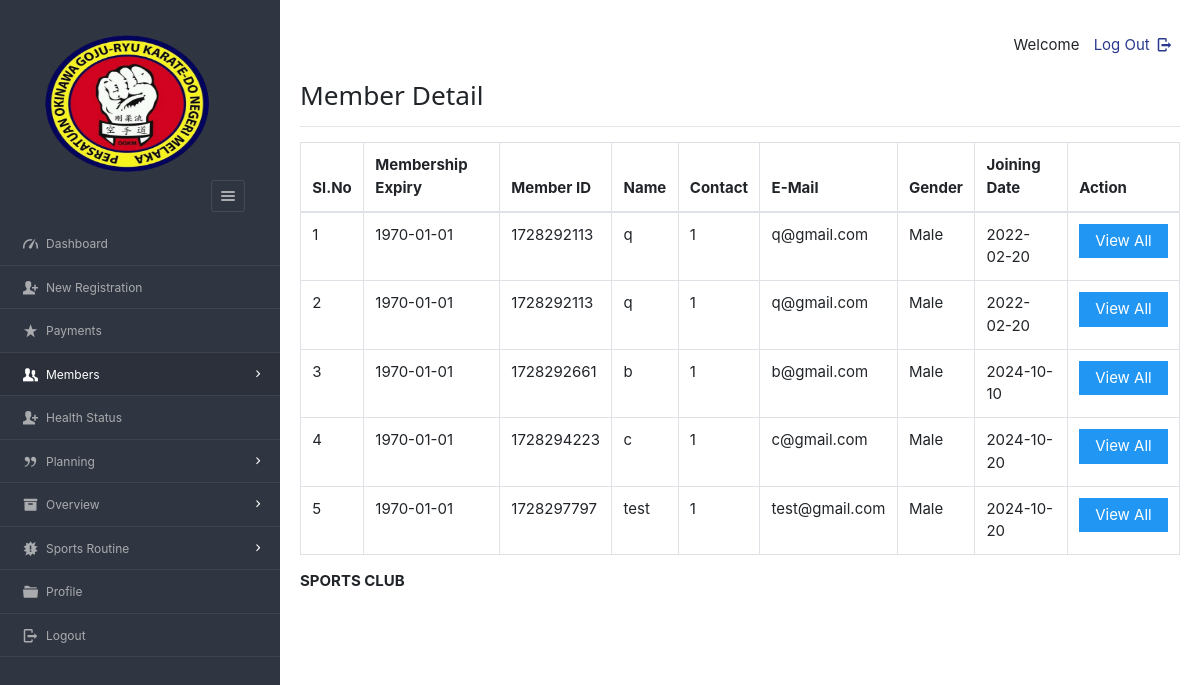
The app's page /dashboard/admin/table_view.php (signed in), older data.
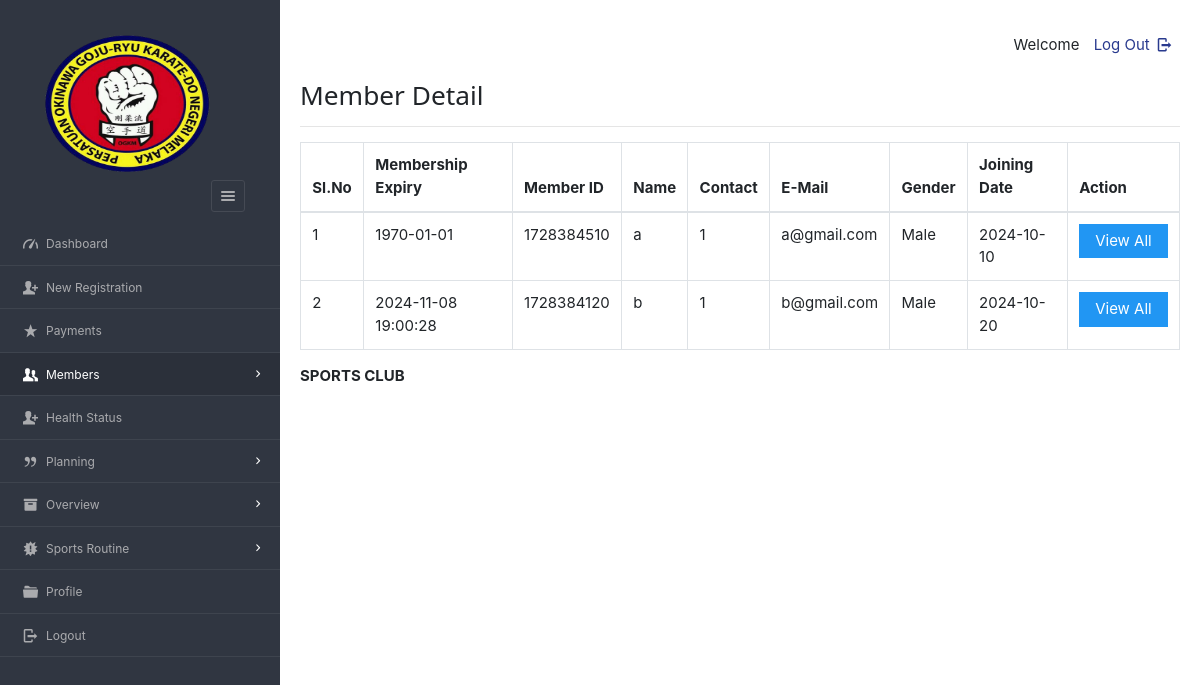
The same page, newer data.
### tables this page shows
CREATE TABLE `enrolls_to` (
  `et_id` int(100) NOT NULL,
  `planid` varchar(8) NOT NULL,
  `userid` varchar(20) NOT NULL,
  `paid_date` varchar(40) NOT NULL,
  `expire` varchar(40) NOT NULL,
  `hasPaid` varchar(5) NOT NULL DEFAULT 'no'
);

CREATE TABLE `users` (
  `userid` varchar(20) NOT NULL,
  `pass_key` varchar(100) NOT NULL,
  `imageid` varchar(200) NOT NULL,
  `username` varchar(40) NOT NULL,
  `fullName` varchar(100) NOT NULL,
  `gender` varchar(8) NOT NULL,
  `mobile` varchar(20) NOT NULL,
  `email` varchar(200) NOT NULL,
  `dob` varchar(10) NOT NULL,
  `joining_date` varchar(10) NOT NULL
);

### dashboard/admin/table_view.php (the view, shortened to what this page needs)
<?php
require '../../include/db_conn.php';
?>
<!DOCTYPE html>
<html lang="en">
<head>
	<link rel="stylesheet" href="../../css/style.css"  id="style-resource-5">
    <link rel="stylesheet" href="../../css/dashMain.css">
    <link rel="stylesheet" type="text/css" href="../../css/entypo.css">
	<link href="a1style.css" rel="stylesheet" type="text/css">
	<link rel="stylesheet" href="../../css/bootstrap.min.css">
</head>
    <body class="page-body  page-fade" onload="collapseSidebar()">
    	<div class="page-container sidebar-collapsed" id="navbarcollapse">
		<div class="sidebar-menu">
			<header class="logo-env">
					<div class="sidebar-collapse" onclick="collapseSidebar()">
				<a href="#" class="sidebar-collapse-icon with-animation">
					<i class="entypo-menu"></i>
				</a>
			</div>
			</header>
    		<?php include('nav.php'); ?>
    	</div>
    		<div class="main-content">
				<div class="row">
					<div class="col-md-6 col-sm-8 clearfix">
					</div>
					<div class="col-md-6 col-sm-4 clearfix hidden-xs">
						<ul class="list-inline links-list pull-right">
							<li>Welcome <?php echo $_SESSION['full_name']; ?>
							</li>
							<li>
								<a href="logout.php">
									Log Out <i class="entypo-logout right"></i>
								</a>
							</li>
						</ul>
					</div>
				</div>
		<h3>Member Detail</h3>
		<hr />
		<table class="table table-bordered datatable" id="table-1" border=1>
			<thead>
				<tr><h2>
					<th>Sl.No</th>
					<th>Membership Expiry</th>
					<th>Member ID</th>
					<th>Name</th>
					<th>Contact</th>
					<th>E-Mail</th>
					<th>Gender</th>
					<th>Joining Date</th>
					<th>Action</th></h2>
				</tr>
			</thead>
				<tbody>
				<?php
$query  = "SELECT * FROM users ORDER BY joining_date";
$result = mysqli_query($con, $query);
$sno    = 1;
if ($result && mysqli_num_rows($result) > 0) {
    while ($row = mysqli_fetch_array($result, MYSQLI_ASSOC)) {
        $uid = $row['userid'];
        $query1 = "SELECT * FROM enrolls_to WHERE userid='$uid'";
        $result1 = mysqli_query($con, $query1);
        if ($result1 && mysqli_num_rows($result1) > 0) {
            while ($row1 = mysqli_fetch_array($result1, MYSQLI_ASSOC)) {
                echo "<tr><td>" . $sno . "</td>";
                echo "<td>" . $row1['expire'] . "</td>";
                echo "<td>" . htmlspecialchars($row['userid']) . "</td>";
                echo "<td>" . htmlspecialchars($row['username']) . "</td>";
                echo "<td>" . htmlspecialchars($row['mobile']) . "</td>";
                echo "<td>" . htmlspecialchars($row['email']) . "</td>";
                echo "<td>" . htmlspecialchars($row['gender']) . "</td>";
                echo "<td>" . htmlspecialchars($row['joining_date']) . "</td>";
                $sno++;
                echo "<td>
                        <form action='viewall_detail.php' method='post'>
                            <input type='hidden' name='name' value='" . htmlspecialchars($uid) . "'/>
                            <input type='submit' class='a1-btn a1-blue' value='View All'/>
                        </form>
                      </td></tr>";
            }
        }
    }
} else {
    echo "<tr><td colspan='9'>No records found</td></tr>";
}
?>
					</tbody>
				</table>
			<?php include('footer.php'); ?>
    	</div>
    </body>
</html>

### dashboard/admin/nav.php (shortened to what this page needs)
<ul id="main-menu" class="" >
    <li id="dash"><a href="index.php"><i class="entypo-gauge"></i><span>Dashboard</span></a></li>
	<li id="regis"><a href="new_entry.php"><i class="entypo-user-add"></i><span>New Registration</span></a>
	<li id="paymnt"><a href="payments.php"><i class="entypo-star"></i><span>Payments</span></a></li>
	<li class="" id="hassubopen"><a href="#" onclick="memberExpand(1)"><i class="entypo-users"></i><span>Members</span></a>
	</li>
	<li id="health_status"><a href="new_health_status.php"><i class="entypo-user-add"></i><span>Health Status</span></a>
		<li class="" id="planhassubopen"><a href="#" onclick="memberExpand(2)"><i class="entypo-quote"></i><span>Planning</span></a>
	<li class="" id="overviewhassubopen"><a href="#" onclick="memberExpand(3)"><i class="entypo-box"></i><span>Overview</span></a>
	<li class="" id="routinehassubopen"><a href="#" onclick="memberExpand(4)"><i class="entypo-alert"></i><span>Sports Routine</span></a>
	</li>
	<li id="adminprofile"><a href="more-userprofile.php"><i class="entypo-folder"></i><span>Profile</span></a></li>
	<li><a href="logout.php"><i class="entypo-logout"></i><span>Logout</span></a></li>
</ul>

### dashboard/admin/footer.php
<footer class="main"><strong>SPORTS CLUB </strong></footer>

### css/style.css (style rules this page uses)
html { font-size: 62.5%; font-family: sans-serif; }
div { display: block; }
body { font-family: "Noto Sans", sans-serif, "Helvetica Neue", Helvetica, Arial, sans-serif; font-size: 12px; line-height: 1.428571429; display: block; margin: 0; }
*, *:before, *:after { box-sizing: border-box; }
a { text-decoration: none; background: transparent; }
img { vertical-align: middle; }
img { border: 0; }
.logo img { width: 220px; height: 200px; }
input, button, select, textarea { font-family: inherit; font-size: inherit; line-height: inherit; }
button, input { line-height: normal; }
button, input, select, textarea { font-family: inherit; font-size: 100%; margin: 0; }
input { background-color: white; cursor: text; padding: 1px; border-width: 2px; border-style: inset; border-color: initial; border-image: initial; }
input, textarea, select, button { text-rendering: auto; color: initial; letter-spacing: normal; word-spacing: normal; text-transform: none; text-indent: 0px; text-shadow: none; display: inline-block; text-align: start; margin: 0em; font: 400 13.3333px Arial; }
button, html input[type="button"], input[type="reset"], input[type="submit"] { cursor: pointer; }
a { color: #373e4a; text-decoration: none; }
a { background: transparent; }
a { color: #373e4a; }
.page-container { position: relative; padding-left: 280px; }
.page-container .sidebar-menu { position: absolute; width: 280px; top: 0; left: 0; bottom: 0; background: #303641; color: #aaabae; z-index: 1; min-height: 796px; box-sizing: border-box; }
.page-container .sidebar-menu .logo-env { width: 100%; padding: 35px; padding-bottom: 10px; box-sizing: border-box; }
.page-container .sidebar-menu .logo-env:before, .page-container .sidebar-menu .logo-env:after { content: " "; display: table; }
.page-container .sidebar-menu .logo-env > div { display: block; vertical-align: middle; white-space: nowrap; float: left; }
.page-container .sidebar-menu .logo-env > div > a { display: inline-block; color: #aaabae; }
.page-container .sidebar-menu .logo-env > div.sidebar-collapse, .page-container .sidebar-menu .logo-env > div.sidebar-mobile-menu { position: relative; float: right; }
.page-container .sidebar-menu .logo-env > div.sidebar-collapse a, .page-container .sidebar-menu .logo-env > div.sidebar-mobile-menu a { display: inline-block; border: 1px solid #454a54; text-align: center; padding: 0; line-height: 1; font-size: 20px; font-weight: 300; padding: 5px 2px; background-clip: padding-box; border-radius: 3px; transition: all 200ms ease-in-out; }
.page-container .sidebar-menu .logo-env .logo img { width: 180px; height: 150px; }
.page-container .sidebar-menu .logo-env:after { clear: both; }
.page-container .sidebar-menu #main-menu { list-style: none; margin: 0; padding: 0; margin-bottom: 20px; }
ul, ol { margin-top: 0; margin-bottom: 8.5px; }
ul, menu, dir { display: block; list-style-type: disc; }
.page-container .sidebar-menu #main-menu li { position: relative; margin: 0; font-size: 12px; border-bottom: 1px solid rgba(69, 74, 84, 0.7); }
li { display: list-item; }
.page-container .sidebar-menu #main-menu li a { position: relative; display: block; padding: 10px 20px; color: #aaabae; z-index: 2; transition: color 250ms ease-in-out, background-color 250ms ease-in-out; }
.page-container .sidebar-menu #main-menu li a i { top: 1px; }
.page-container .sidebar-menu #main-menu li i { position: relative; font-size: 15px; margin-right: 5px; }
i, cite, em, var, address, dfn { font-style: italic; }
.page-container .sidebar-menu #main-menu li a span { transition: 350ms opacity ease-in-out; }
.page-container .sidebar-menu #main-menu li.has-sub > a:before { position: relative; content: '\e877'; content: '\e879'; display: inline-block; font-family: 'Entypo'; color: #454a54; color: #FFF; float: right; font-size: 15px; margin-left: 13px; top: 0px; transition: all 300ms ease-in-out; }

### dashboard/admin/table_view.php (style rules this page uses)
.page-container .sidebar-menu #main-menu li#hassubopen > a { background-color: #2b303a; color: #ffffff; }

Row changes from the older to the newer data that the page shows:
removed enrolls_to: expire "1970-01-01", userid.userid "1728292113", userid.username "q", userid.mobile "1", userid.email "q@gmail.com", userid.gender "Male", userid.joining_date "2022-02-20"
removed enrolls_to: expire "1970-01-01", userid.userid "1728292113", userid.username "q", userid.mobile "1", userid.email "q@gmail.com", userid.gender "Male", userid.joining_date "2022-02-20"
removed enrolls_to: expire "1970-01-01", userid.userid "1728292661", userid.username "b", userid.mobile "1", userid.email "b@gmail.com", userid.gender "Male", userid.joining_date "2024-10-10"
removed enrolls_to: expire "1970-01-01", userid.userid "1728294223", userid.username "c", userid.mobile "1", userid.email "c@gmail.com", userid.gender "Male", userid.joining_date "2024-10-20"
removed enrolls_to: expire "1970-01-01", userid.userid "1728297797", userid.username "test", userid.mobile "1", userid.email "test@gmail.com", userid.gender "Male", userid.joining_date "2024-10-20"
added enrolls_to: expire "1970-01-01", userid.userid "1728384510", userid.username "a", userid.mobile "1", userid.email "a@gmail.com", userid.gender "Male", userid.joining_date "2024-10-10"
added enrolls_to: expire "2024-11-08 19:00:28", userid.userid "1728384120", userid.username "b", userid.mobile "1", userid.email "b@gmail.com", userid.gender "Male", userid.joining_date "2024-10-20"
